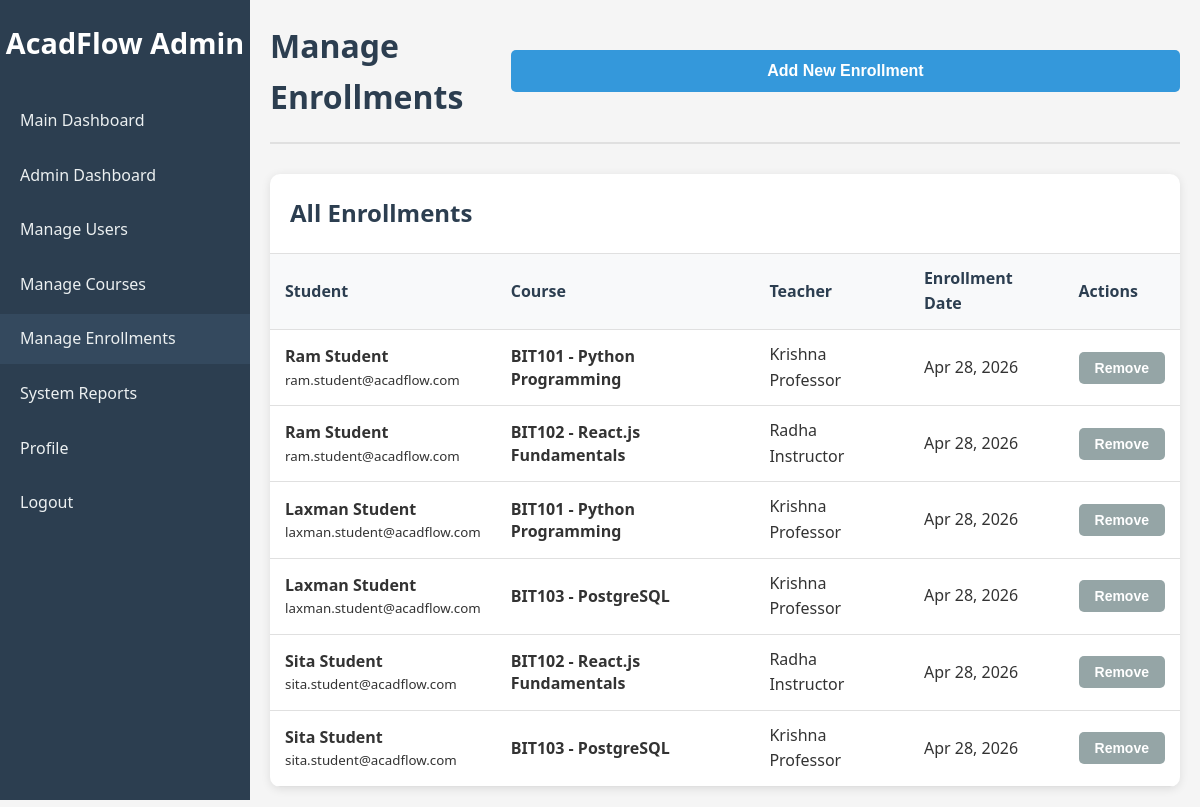
Page /admin/enrollments.php (signed in) on the committed database.
### tables this page shows
CREATE TABLE enrollments (
    id INT AUTO_INCREMENT PRIMARY KEY,
    student_id INT NOT NULL,
    course_id INT NOT NULL,
    enrollment_date TIMESTAMP DEFAULT CURRENT_TIMESTAMP,
    FOREIGN KEY (student_id) REFERENCES users(id) ON DELETE CASCADE,
    FOREIGN KEY (course_id) REFERENCES courses(id) ON DELETE CASCADE,
    UNIQUE KEY unique_enrollment (student_id, course_id)
);

CREATE TABLE users (
    id INT AUTO_INCREMENT PRIMARY KEY,
    first_name VARCHAR(50) NOT NULL,
    last_name VARCHAR(50) NOT NULL,
    email VARCHAR(100) UNIQUE NOT NULL,
    password VARCHAR(255) NOT NULL,
    role ENUM('admin', 'teacher', 'student') NOT NULL,
    profile_photo VARCHAR(255) DEFAULT NULL,
    created_at TIMESTAMP DEFAULT CURRENT_TIMESTAMP,
    updated_at TIMESTAMP DEFAULT CURRENT_TIMESTAMP ON UPDATE CURRENT_TIMESTAMP
);

CREATE TABLE courses (
    id INT AUTO_INCREMENT PRIMARY KEY,
    course_code VARCHAR(20) UNIQUE NOT NULL,
    course_name VARCHAR(100) NOT NULL,
    description TEXT,
    teacher_id INT,
    created_at TIMESTAMP DEFAULT CURRENT_TIMESTAMP,
    FOREIGN KEY (teacher_id) REFERENCES users(id) ON DELETE SET NULL
);

### admin/enrollments.php (the view, shortened to what this page needs)
<?php
require_once '../config/database.php';
$enrollments_sql = "SELECT e.*,
                    u.first_name, u.last_name, u.email,
                    c.course_code, c.course_name,
                    t.first_name as teacher_first, t.last_name as teacher_last
                    FROM enrollments e
                    JOIN users u ON e.student_id = u.id
                    JOIN courses c ON e.course_id = c.id
                    LEFT JOIN users t ON c.teacher_id = t.id
                    ORDER BY e.enrollment_date DESC";
$enrollments_result = $conn->query($enrollments_sql);
$enrollments = $enrollments_result->fetch_all(MYSQLI_ASSOC);
?>
<!DOCTYPE html>
<html lang="en">
<head>
    <link rel="stylesheet" href="../assets/css/style.css">
</head>
<body>
    <div class="dashboard-container">
        <aside class="sidebar">
            <div class="sidebar-header">
                <h2>AcadFlow Admin</h2>
            </div>
            <nav class="sidebar-nav">
                <ul>
                    <li><a href="../dashboard.php">Main Dashboard</a></li>
                    <li><a href="index.php">Admin Dashboard</a></li>
                    <li><a href="users.php">Manage Users</a></li>
                    <li><a href="courses.php">Manage Courses</a></li>
                    <li><a href="enrollments.php" class="active">Manage Enrollments</a></li>
                    <li><a href="reports.php">System Reports</a></li>
                    <li><a href="../profile.php">Profile</a></li>
                    <li><a href="../logout.php">Logout</a></li>
                </ul>
            </nav>
        </aside>
        <main class="main-content">
            <header class="main-header">
                <h1>Manage Enrollments</h1>
                <button class="btn btn-primary" onclick="showAddForm()">Add New Enrollment</button>
            </header>
            <div class="table-container">
                <div class="table-header">
                    <h2>All Enrollments</h2>
                </div>
                <table>
                    <thead>
                        <tr>
                            <th>Student</th>
                            <th>Course</th>
                            <th>Teacher</th>
                            <th>Enrollment Date</th>
                            <th>Actions</th>
                        </tr>
                    </thead>
                    <tbody>
                        <?php foreach ($enrollments as $enrollment): ?>
                            <tr>
                                <td>
                                    <div class="student-info">
                                        <strong><?php echo htmlspecialchars($enrollment['first_name'] . ' ' . $enrollment['last_name']); ?></strong>
                                        <br>
                                        <small><?php echo htmlspecialchars($enrollment['email']); ?></small>
                                    </div>
                                </td>
                                <td>
                                    <div class="course-info">
                                        <strong><?php echo htmlspecialchars($enrollment['course_code'] . ' - ' . $enrollment['course_name']); ?></strong>
                                    </div>
                                </td>
                                <td>
                                    <?php if ($enrollment['teacher_first']): ?>
                                        <?php echo htmlspecialchars($enrollment['teacher_first'] . ' ' . $enrollment['teacher_last']); ?>
                                    <?php else: ?>
                                        <span class="no-teacher">No Teacher Assigned</span>
                                    <?php endif; ?>
                                </td>
                                <td><?php echo date('M j, Y', strtotime($enrollment['enrollment_date'])); ?></td>
                                <td>
                                    <form method="POST" action="" style="display: inline;">
                                        <button type="submit" class="btn btn-secondary" onclick="return confirm('Are you sure you want to remove this enrollment?')">Remove</button>
                                    </form>
                                </td>
                            </tr>
                        <?php endforeach; ?>
                    </tbody>
                </table>
            </div>
        </main>
    </div>
</body>
</html>

### assets/css/style.css (style rules this page uses)
* { margin: 0; padding: 0; box-sizing: border-box; }
body { font-family: 'Segoe UI', Tahoma, Geneva, Verdana, sans-serif; line-height: 1.6; color: #333; background-color: #f5f5f5; }
.btn { width: 100%; padding: 12px; border: none; border-radius: 5px; font-size: 16px; font-weight: 600; cursor: pointer; transition: background-color 0.3s ease; }
.btn-primary { background-color: #3498db; color: white; }
.dashboard-container { display: flex; min-height: 100vh; }
.sidebar { width: 250px; background-color: #2c3e50; color: white; padding: 20px 0; position: fixed; height: 100vh; overflow-y: auto; }
.sidebar-header h2 { text-align: center; margin-bottom: 30px; font-size: 1.8rem; }
.sidebar-nav ul { list-style: none; }
.sidebar-nav li { margin-bottom: 5px; }
.sidebar-nav a { display: block; padding: 12px 20px; color: #ecf0f1; text-decoration: none; transition: background-color 0.3s ease; }
.sidebar-nav a:hover, .sidebar-nav a.active { background-color: #34495e; }
.main-content { flex: 1; margin-left: 250px; padding: 20px; }
.main-header { display: flex; justify-content: space-between; align-items: center; margin-bottom: 30px; padding-bottom: 20px; border-bottom: 2px solid #e0e0e0; }
.main-header h1 { color: #2c3e50; font-size: 2rem; }
.table-container { background: white; border-radius: 10px; box-shadow: 0 2px 10px rgba(0, 0, 0, 0.1); overflow: hidden; }
.table-header { padding: 20px; border-bottom: 1px solid #e0e0e0; display: flex; justify-content: space-between; align-items: center; }
.table-header h2 { color: #2c3e50; }
.btn-secondary { background-color: #95a5a6; color: white; padding: 8px 16px; border-radius: 5px; text-decoration: none; font-size: 14px; }
table { width: 100%; border-collapse: collapse; }
th, td { padding: 12px 15px; text-align: left; border-bottom: 1px solid #e0e0e0; }
th { background-color: #f8f9fa; font-weight: 600; color: #2c3e50; }

### admin/enrollments.php (style rules this page uses)
.student-info, .course-info { line-height: 1.4; }

### rows in the picture
enrollments: student.last_name "Ram Student", student.email "ram.student@acadflow.com", course.course_name "BIT101 - Python Programming", users.first_name+last_name "Krishna Professor", enrollment_date "Apr 28, 2026"
enrollments: student.last_name "Ram Student", student.email "ram.student@acadflow.com", course.course_name "BIT102 - React.js Fundamentals", users.first_name+last_name "Radha Instructor", enrollment_date "Apr 28, 2026"
enrollments: student.last_name "Laxman Student", student.email "laxman.student@acadflow.com", course.course_name "BIT101 - Python Programming", users.first_name+last_name "Krishna Professor", enrollment_date "Apr 28, 2026"
enrollments: student.last_name "Laxman Student", student.email "laxman.student@acadflow.com", course.course_name "BIT103 - PostgreSQL", users.first_name+last_name "Krishna Professor", enrollment_date "Apr 28, 2026"
enrollments: student.last_name "Sita Student", student.email "sita.student@acadflow.com", course.course_name "BIT102 - React.js Fundamentals", users.first_name+last_name "Radha Instructor", enrollment_date "Apr 28, 2026"
enrollments: student.last_name "Sita Student", student.email "sita.student@acadflow.com", course.course_name "BIT103 - PostgreSQL", users.first_name+last_name "Krishna Professor", enrollment_date "Apr 28, 2026"
